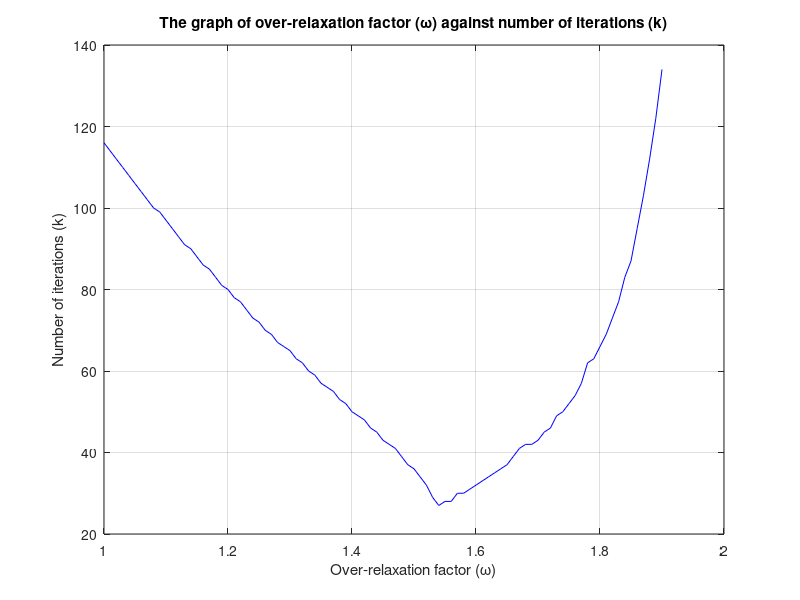
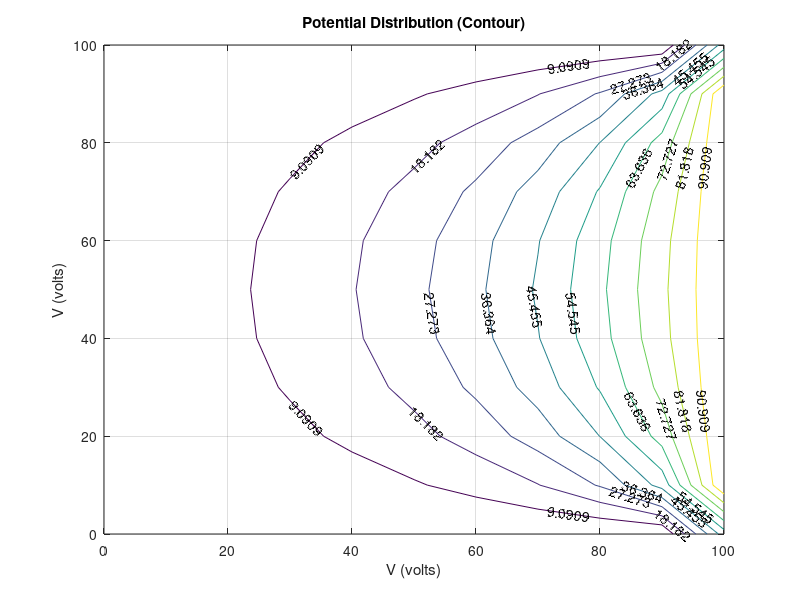
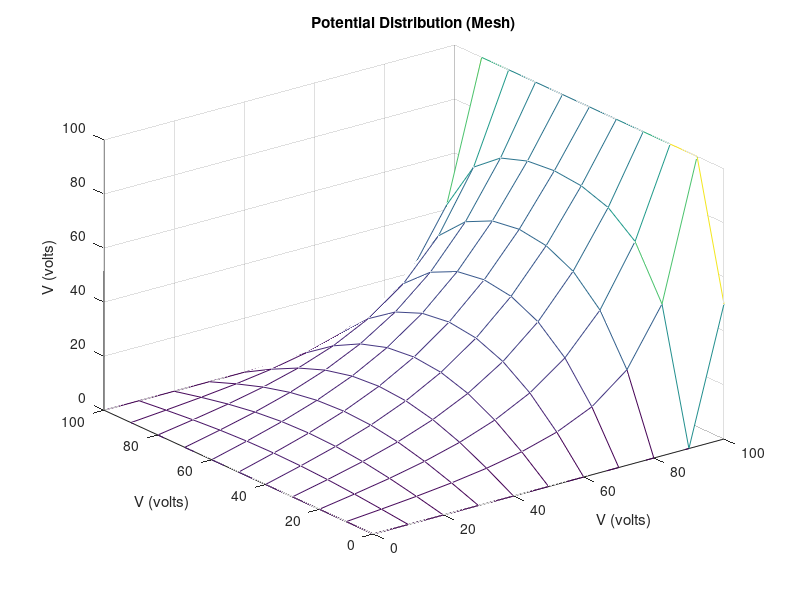

MATLAB code for these plots, in order:
%% laplacianNumeric.m
%   Calculate solve for the scalar potential,phi(x,y) 
%    on a rectangular grid using Successive Over-Relaxation (SOR).
%       
%       Approach: Numerical Solution
%        
%       Course:     ECE 7810
%       Homework:   1
%       Sub. Date:  October 4, 2016
%
%           Author:     Jamiu Babatunde Mojolagbe
%           Department: Electrical and Computer Engineering
%           Student ID: #7804719
%           Email:      mojolagm@myumanitoba.ca

clear; clc; close all;

%%  set variables

omega = 1;                          % over-relaxation constant / acceleration factor
omega_count = 1;                    % iteration counter for storing omega values 
omega_array = omega : 0.01: 1.9;    % array of relaxation factors to be used for ploting

for omega = omega : 0.01 : 1.9           % loop through the solver using different omega values
    max_iter = 1000;     % maximum iterations 
    epsolon = 1e-6;      % ralative displacement norm

    width = 1;      % width of the rectangle
    height = 1;     % height of the rectangle
    h = 0.1;        % grid Resolution 

    % set boundary condition voltages for the rectangle
    a = 0;        % left 
    b = 0;        % top 
    c = 100;        % right
    d = 0;        % bottom 

    %% calculate number of grid point and set the grid

    nx = (width/h) + 1;         % number of points in x direction
    ny = (height/h) + 1;        % number of points in y direction

    phi = zeros(nx, ny);    % grid/solution matrix phi(x,y) %% ones(nx-1, ny-1);


    %% set boundary condition (Dirichlet B. C)

    % non-corner elemets at the boundary
    phi(:,1) = a;        % bottom
    phi(:,ny) = c;     % top
    phi(1,:) = b;        % left
    phi(nx,:)= d;      % right

    % corner elements at the boundary
    phi(1, 1) = (a+b)/2;
    phi(nx, 1) = (a+d)/2;
    phi(nx, ny) = (c+d)/2;
    phi(1, ny) = (b+c)/2;


    %% initial guess for the grid matrix, set initial value to 1.0 for non-boundary elements
    for i = 2:1:nx-1
        for j = 2:1:ny-1
            phi(i, j) = 1.0;
        end
    end

    % phi(2 : nx - 2, 2 : ny - 2) = 1.0;

    %% solve the grid matrix with SOR
    iter = 1;           % counter for the number iterations
    err_norm = 99999;   % error norm for stoping the iterations

    while(iter < max_iter && err_norm > epsolon)
        ph =  0;        % solution norm
        disp_norm = 0;  % displacement norm

        % loop over inner matrix
        for i = 2:1:nx-1
            for j = 2:1:ny-1
                residual =  (phi(i - 1, j) +  phi(i + 1, j) +  phi(i, j - 1) + phi(i, j + 1)) ./ 4;
                acc_residual = omega * (residual - phi(i, j));
                phi(i, j) = phi(i, j) + acc_residual;

                ph = abs(ph) + abs(phi(i, j));                          % calculate current solution norm
                disp_norm = abs(disp_norm) + abs(acc_residual);         % calculate displacement norm
            end
        end

        % calculate relative displacement norm
        err_norm = disp_norm / ph;
        %increment the counter
        iter = iter + 1;
    end
    
    iter_array(omega_count) = iter;                  % store the number of iterations for each omega value
    omega_count = omega_count + 1;                % increment the omega loop counter
end


%% calculate the total flux emanating from the region
% flux = 0;       % initialize total flux to zero
% for i = 2:1:nx-2
%     flux = flux + phi(1, i) + phi(i, 1) + phi(nx - 1, i) + phi(i, ny - 1);      % outside potential
%     flux = flux - phi(2, i) - phi(i, 2) - phi(nx - 1, i) - phi(i, ny - 1);      % inside potential
% end

os = sum(phi(1, :)) + sum(phi(nx, :)) + sum(phi(:, 1)) + sum(phi(:, ny));                           % outside potential
oc = sum(phi(1, 1)) + sum(phi(1, ny)) + sum(phi(nx, 1)) + sum(phi(nx, ny));                         % outside corner

is = sum(phi(2, 2:ny-1)) + sum(phi(nx-1, 2:ny-1)) + sum(phi(2:nx-1, 2)) + sum(phi(2:nx-1, ny-1));   % inside potential
ic = sum(phi(2, 2)) + sum(phi(2, ny-1)) + sum(phi(nx-1, 2)) + sum(phi(nx-1, ny-1));                 % inside corner

flux = os - oc - ic - is;                                                                           % total flux


%% find the index of optimum over-relaxation constant

indexmin = find(min(iter_array) == iter_array);     % find the minimum number of iteration       
omega_min = omega_array(indexmin);                  % get minimum over-relaxation value
itera_min = iter_array(indexmin);                   % get minimum number of iterations


%% output the result
disp(['Total flux: ', num2str(abs(flux))]);
disp(' ');
disp(['Optimum over-relaxation constant: ', num2str(omega_min), ...
    ' [No of iterations: ', num2str(itera_min), ']']);
    
% plot the relaxation factor againt number of iterations
% subplot(2, 2, 1);
plot(omega_array, iter_array, 'b');
title('The graph of over-relaxation factor (\omega) against number of iterations (k)');
xlabel('Over-relaxation factor (\omega)');
ylabel('Number of iterations (k)');
grid on

% plot potential distribution with contour 
xv = 0:10:100;
yv = 0:10:100;
% subplot(2, 2, 2);
figure
contour(xv,yv,phi,'ShowText','on');
title('Potential Distribution (Contour)');
xlabel('V (volts)');
ylabel('V (volts)');
grid on

% subplot(2, 2, 3);
figure
grad = gradient(phi);
mesh(xv,yv,phi,grad);
title('Potential Distribution (Mesh)');
xlabel('V (volts)');
ylabel('V (volts)');
zlabel('V (volts)');


